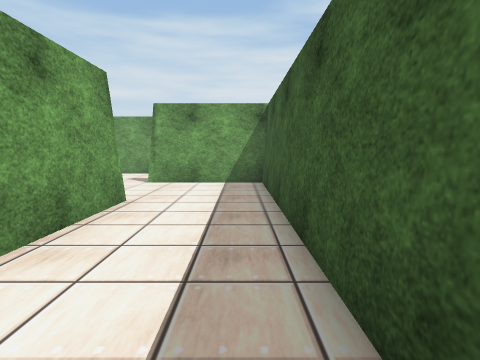
view 1 (above)

13 first-person views from a walk through a 3-D level made in the Unity game engine. The camera is 1.2 m above the floor, tilts 6° down and sees 80° across. The floor is counted in squares, 1 m on a side. Each view is taken from the middle of a square. On the plan, view 1 faces up. The plan holds only what a view shows up to about 13 squares ahead; the rest is blank. The place goes on beyond the plan. The player is left out. Some animated figures are left out. Some surface patterns are stand-ins.

view 2
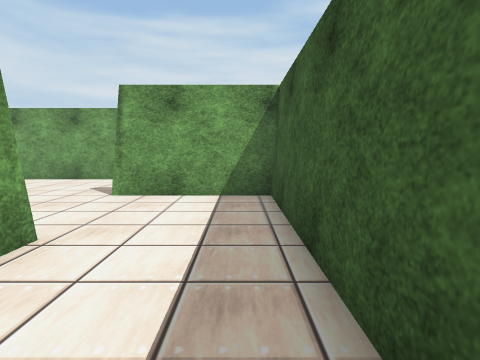

view 3
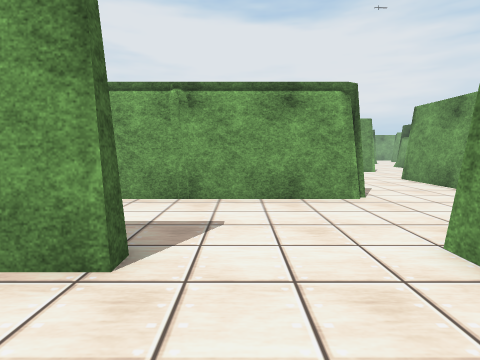

view 4
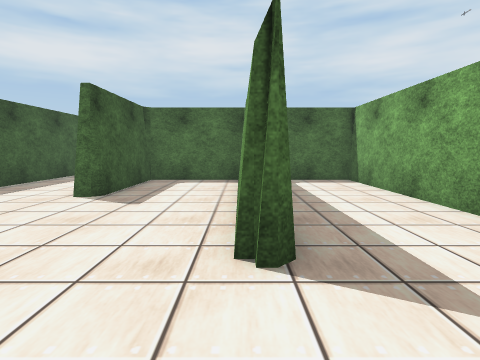

view 5
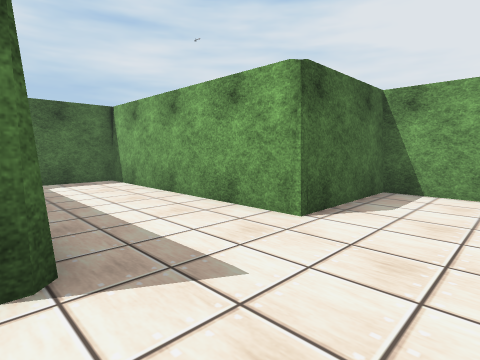

view 6
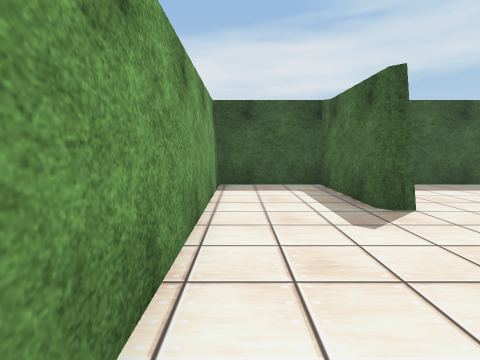

view 7
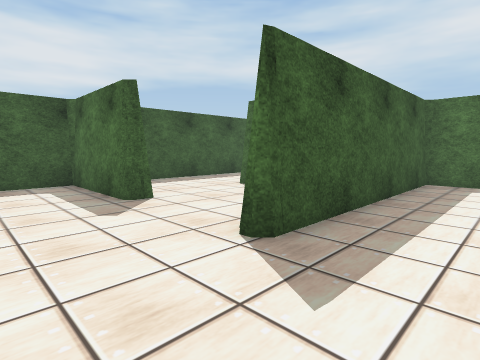

view 8
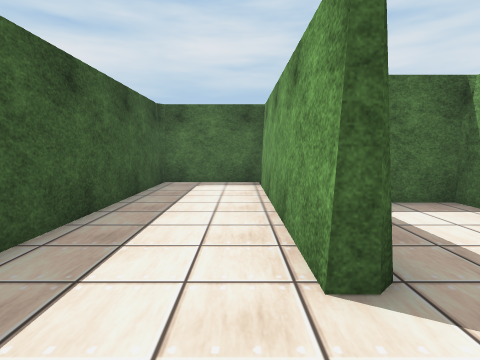

view 9
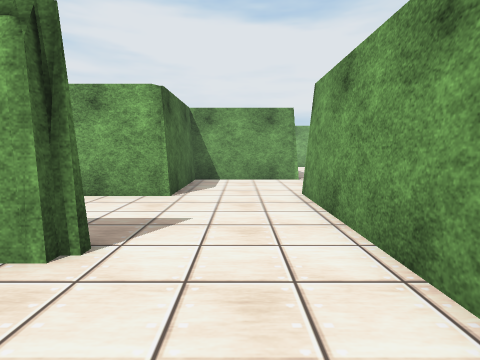

view 10
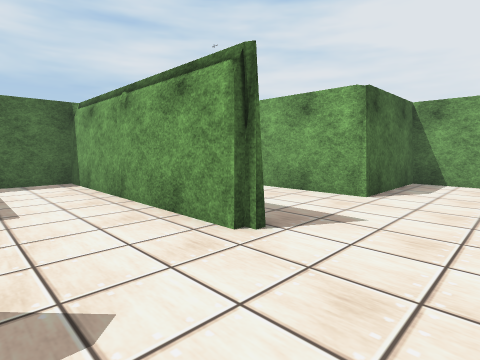

view 11
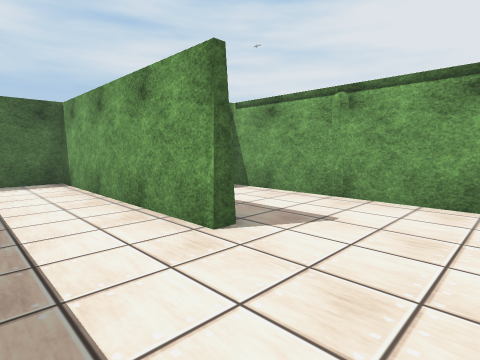

view 12
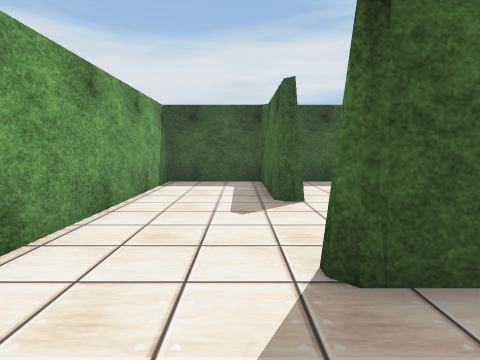

view 13
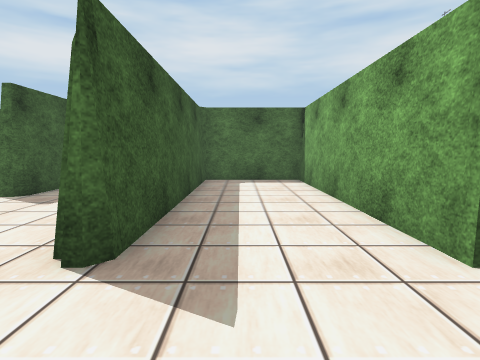

### Floor plan
Points are (right, up) in squares from view 1. A wall is a line through its corners. A room is listed if a view was taken in it or the views show most of it. See-through windows are left out.
Room 1 (views 1, 2, 3, 4, 5, 6, 7, 8, 9, 10, 11, 12, 13)
walls: (-7, 11) (-7, 2.5) (-3.3, 2.5) (-3.3, 6.6) (-2.8, 6.6) (-2.8, -1.8) (0.9, -1.8) (0.9, 10.5) (-3.3, 10.5) (-3.3, 11.1) (0.9, 11.1) (0.9, 14.8) (-11.9, 14.8); (-7.2, 11.2) (-7.2, 10.7); (-15.7, 15.5) (-15.7, 11.1) (-11.5, 11.1) (-11.5, 2.5) (-7.5, 2.5) (-7.5, 11)

Where each view was taken, in squares from view 1:
view 1: 0 up, 0 right, facing up
view 2: 3 up, 0 right, facing up
view 3: 8 up, 0 right, facing left
view 4: 14 up, 7 left, facing down
view 5: 14 up, 7 left, facing down-left
view 6: 14 up, 9 left, facing right
view 7: 14 up, 10 left, facing down-right
view 8: 9 up, 2 left, facing down
view 9: 13 up, 4 left, facing left
view 10: 14 up, 4 left, facing down-left
view 11: 10 up, 0 right, facing down-left
view 12: 12 up, 10 left, facing right
view 13: 14 up, 9 left, facing down
